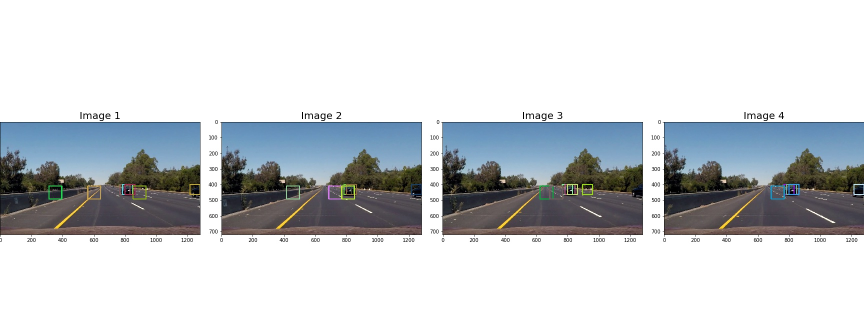
#> input picture examples/boundingboxes.jpg, 1728 x 648 px (shown at 1/2 size)
$ python -i vehicle_detection_utilities.py   (imports and definitions only)   (older library calls are emulated)
#> lines starting #> are read from the running program, lines starting #| are printed output that depends on the picture
from skimage.feature import hog
import matplotlib.image as mpimg
import numpy as np
import cv2
import random

params_dict = {
'color_space' : 'YCrCb',
'spatial_size' : (32,32),
'orient' : 9,
'pix_per_cell' : 8,
'cell_per_block' : 2,
'hog_channel' : "ALL",
'spatial_feat':True,
'hist_feat':True,
'hog_feat':True
}


#GENERATES WINDOWS
# [37 lines left out: function slide_window, not called in this run]

def get_hog_features(img, orient, pix_per_cell, cell_per_block,
                        vis=False, feature_vec=True):
    # Call with two outputs if vis==True
    if vis == True:
        features, hog_image = hog(img, orientations=orient,
                                  pixels_per_cell=(pix_per_cell, pix_per_cell),
                                  block_norm= 'L2-Hys',
                                  cells_per_block=(cell_per_block, cell_per_block),
                                  transform_sqrt=True,
                                  visualise=vis, feature_vector=feature_vec)
        return features, hog_image
    # Otherwise call with one output
    else:
        features = hog(img, orientations=orient,
                       pixels_per_cell=(pix_per_cell, pix_per_cell),
                       cells_per_block=(cell_per_block, cell_per_block),
                       block_norm= 'L2-Hys',
                       transform_sqrt=True,
                       visualise=vis, feature_vector=feature_vec)
        return features

# Define a function to compute binned color features
def bin_spatial(img, size=(32, 32)):

    return cv2.resize(img, size).ravel()

# CHANGE bins_range if reading .png files with mpimg!
def color_hist(img, nbins=32):
    # Histogram of the color channels
    channel1_hist = np.histogram(img[:,:,0], bins=nbins)
    channel2_hist = np.histogram(img[:,:,1], bins=nbins)
    channel3_hist = np.histogram(img[:,:,2], bins=nbins)
    # Concatenate the histograms into a single feature vector
    hist_features = np.concatenate((channel1_hist[0], channel2_hist[0], channel3_hist[0]))

    return hist_features

def convert_color(input_img,color_space):

    if color_space != 'RGB':
        if color_space == 'HSV':
            feature_image = cv2.cvtColor(input_img, cv2.COLOR_RGB2HSV)
        elif color_space == 'LUV':
            feature_image = cv2.cvtColor(input_img, cv2.COLOR_RGB2LUV)
        elif color_space == 'HLS':
            feature_image = cv2.cvtColor(input_img, cv2.COLOR_RGB2HLS)
        elif color_space == 'YUV':
            feature_image = cv2.cvtColor(input_img, cv2.COLOR_RGB2YUV)
        elif color_space == 'YCrCb':
            feature_image = cv2.cvtColor(input_img, cv2.COLOR_RGB2YCrCb)
    return np.copy(input_img)


def get_img_features(img, color_space='RGB', spatial_size=(32, 32),
                        hist_bins=32, orient=9,
                        pix_per_cell=8, cell_per_block=2, hog_channel=0,
                        spatial_feat=True, hist_feat=True, hog_feat=True):

    img_features = []

    feature_image = convert_color(img, color_space)

    if spatial_feat == True:
        spatial_features = bin_spatial(feature_image, size=spatial_size)

        img_features.append(spatial_features)
    #5) Compute histogram features if flag is set
    if hist_feat == True:
        hist_features = color_hist(feature_image, nbins=hist_bins)
        #6) Append features to list
        img_features.append(hist_features)
    #7) Compute HOG features if flag is set
    if hog_feat == True:
        if hog_channel == 'ALL':
            hog_features = []
            for channel in range(feature_image.shape[2]):
                hog_features.extend(get_hog_features(feature_image[:,:,channel],
                                    orient, pix_per_cell, cell_per_block,
                                    vis=False, feature_vec=True))
        else:
            hog_features = get_hog_features(feature_image[:,:,hog_channel], orient,
                        pix_per_cell, cell_per_block, vis=False, feature_vec=True)
        img_features.append(hog_features)
    #9) Return concatenated array of features
    return np.concatenate(img_features)

# [146 lines left out: functions draw_boxes, search_windows, slide_window, find_cars, not called in this run]

>>> import cv2
>>> picture = cv2.cvtColor(cv2.imread('examples/boundingboxes.jpg'), cv2.COLOR_BGR2RGB)
>>> result = get_img_features(picture)
#> in get_img_features, `spatial_features = bin_spatial(feature_image, size=spatial_size)`: spatial_features = 3072 values, max 255 at index 0, min 1 at index 1808, mean 206.7
#> in color_hist, `hist_features = np.concatenate((channel1_hist[0], channel2_hist[0], ch..`: hist_features = 96 values, max 751965 at index 31, min 213 at index 26, mean 34992
#> in get_hog_features, `features = hog(img, orientations=orient, pixels_per_cell=(pix_per_cell..`:
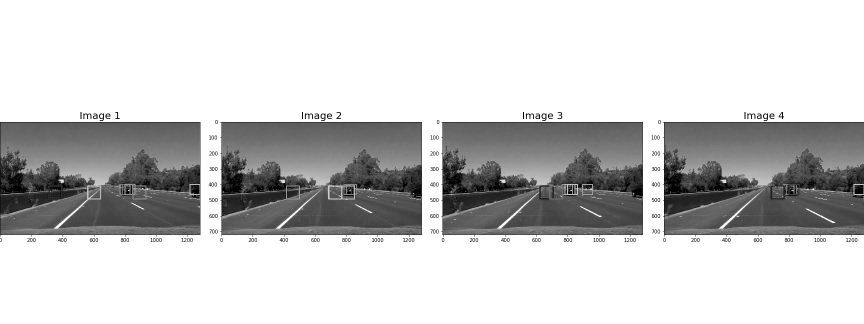
#> img: shape (648, 1728) (shown at 1/2 size); min 0, max 255, mean 202.6

$ run again, on examples/car-hog.jpg
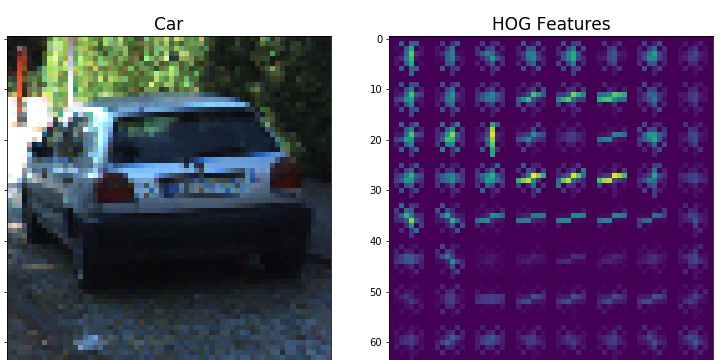
#> input picture examples/car-hog.jpg, 720 x 360 px
#> spatial_features = 3072 values, max 255 at index 0, min 0 at index 340, mean 90.12
#> in color_hist, `hist_features = np.concatenate((channel1_hist[0], channel2_hist[0], ch..`: hist_features = 96 values, max 70423 at index 8, min 255 at index 26, mean 8100
#> in get_hog_features, `features = hog(img, orientations=orient, pixels_per_cell=(pix_per_cell..`:
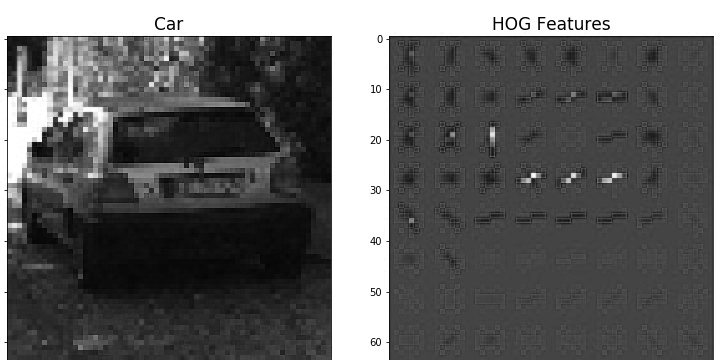
#> img: shape (360, 720); min 0, max 255, mean 96.9
